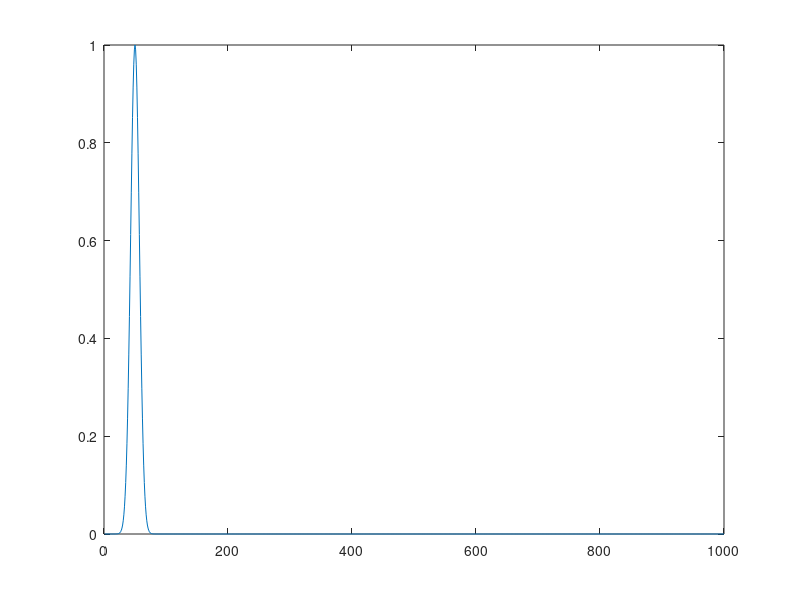
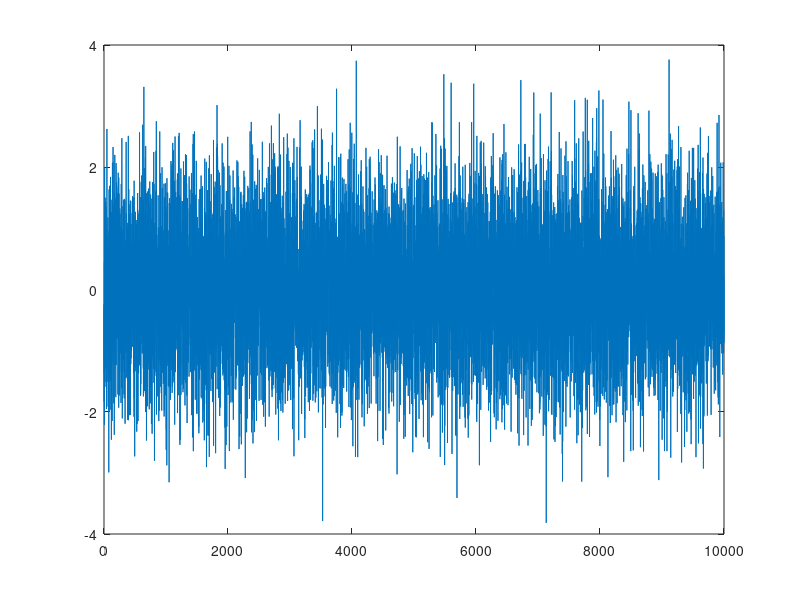
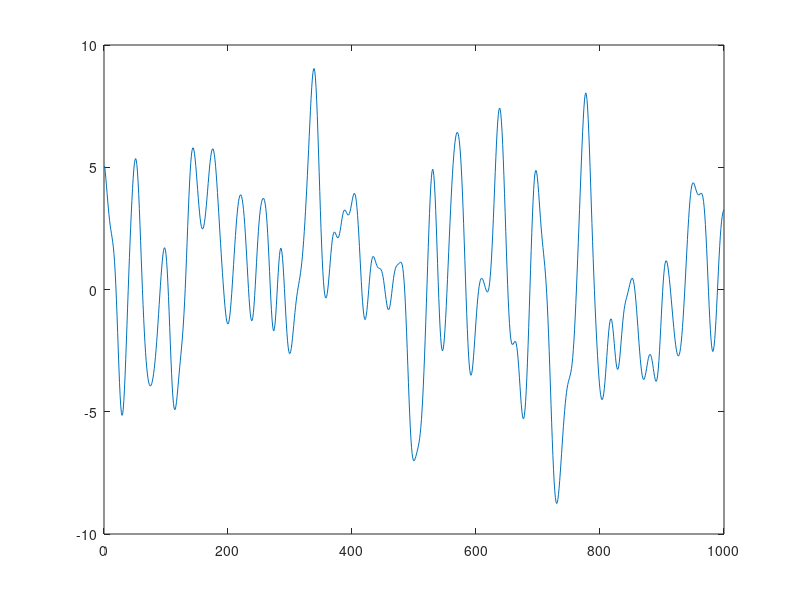

Reproduce these figures in MATLAB, in order.
dt = 0.1;
time = 0.1:dt:100;
ga = exp(-(time-5).^2);

figure;plot(ga)
h2 = randn(10000,1);
figure;plot(h2)
convEg = conv(ga,h2,'same');
figure;plot(convEg)